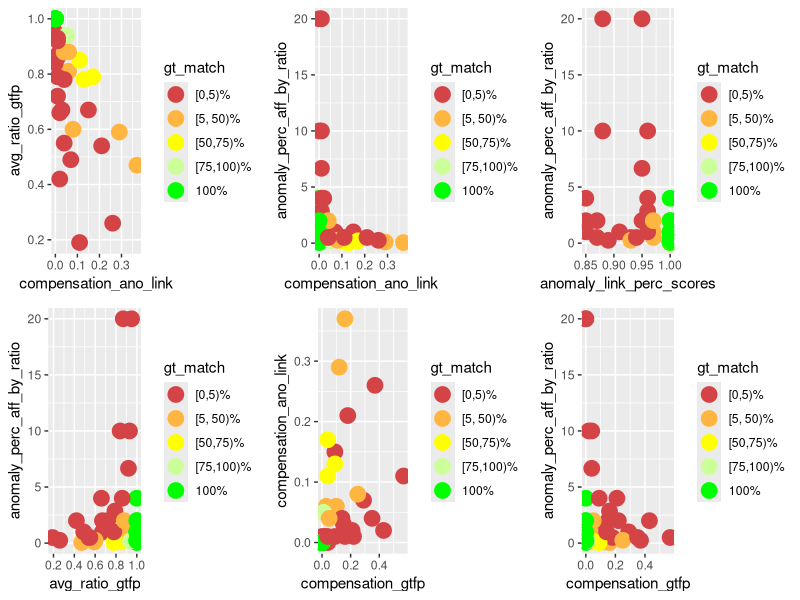
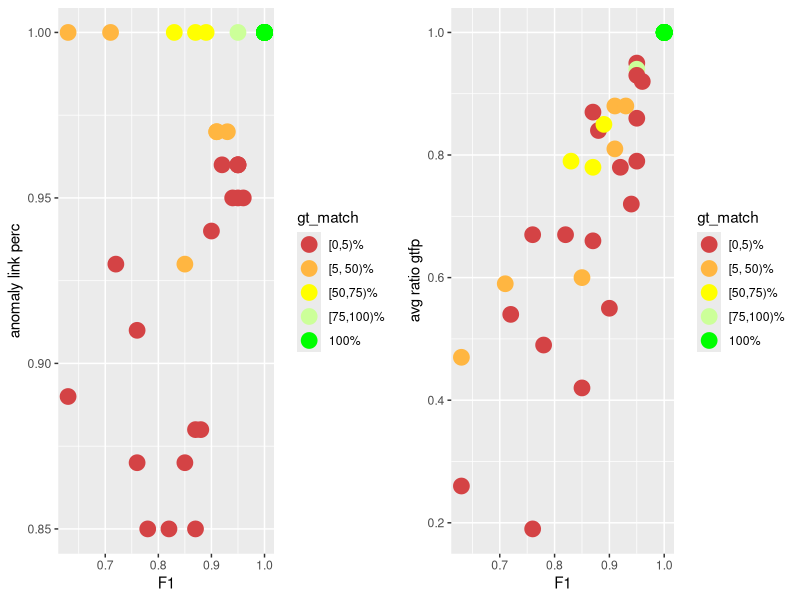
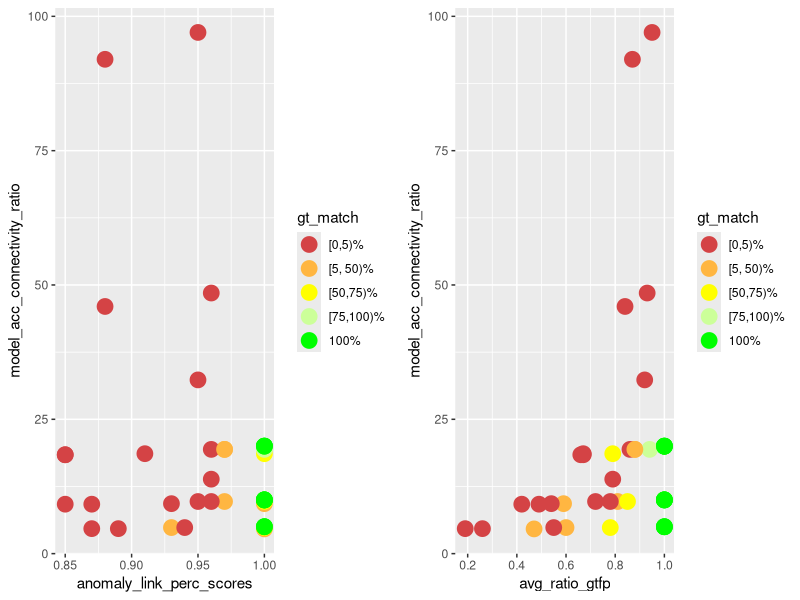
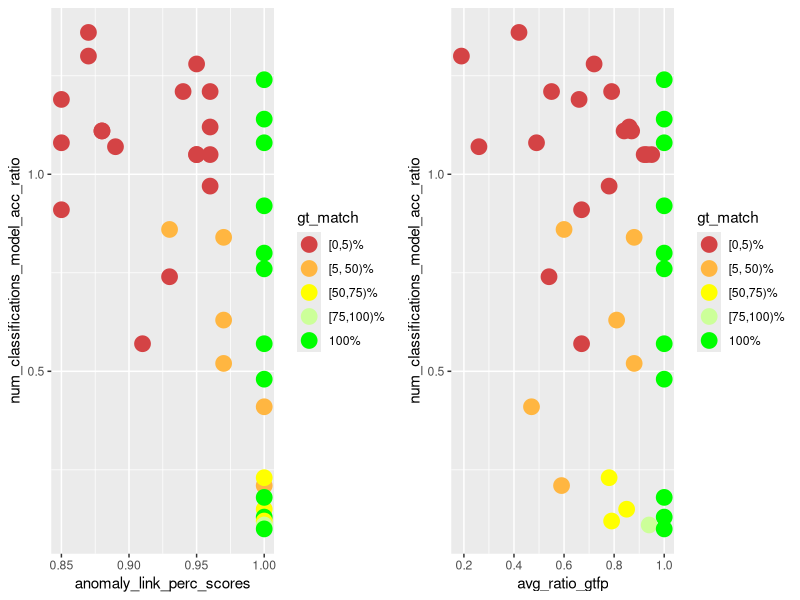
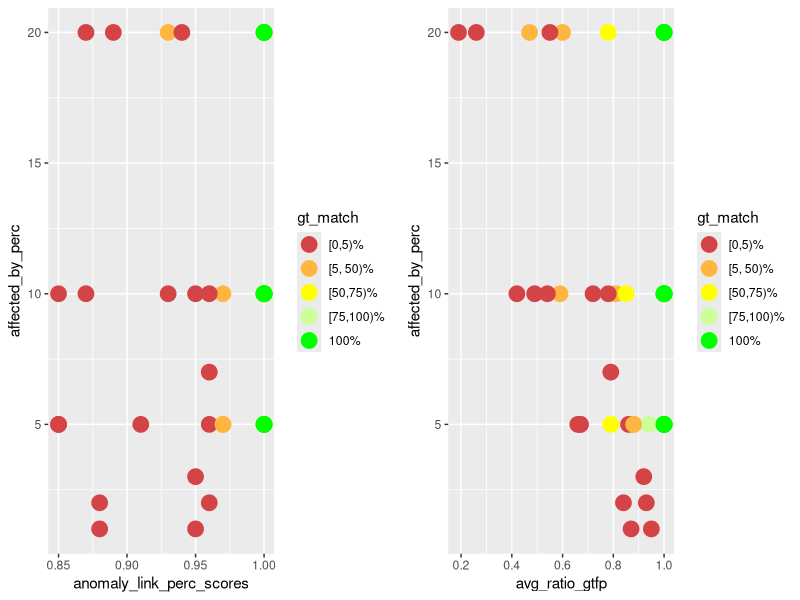

Here is the R script that generated these plots, in order:
library(ggplot2)
library(gridExtra)

PT_DEF <- geom_point(size=5)
COLOR_VALS <- c("#d44345", "#ffb641", "#ffff00", "#ccff99", "#00ff00")

gen_multi_plot_six <- function(
        pp1, pp2, pp3, pp4, pp5, pp6,
        y1, y2, y3, y4, y5, y6,
        x1, x2, x3, x4, x5, x6,
        filename
    ) {
    fpp1 <- pp1 + PT_DEF + xlab(x1) + ylab(y1) + scale_color_manual(values = color_mapping)
    fpp2 <- pp2 + PT_DEF + xlab(x2) + ylab(y2) + scale_color_manual(values = color_mapping)
    fpp3 <- pp3 + PT_DEF + xlab(x3) + ylab(y3) + scale_color_manual(values = color_mapping)
    fpp4 <- pp4 + PT_DEF + xlab(x4) + ylab(y4) + scale_color_manual(values = color_mapping)
    fpp5 <- pp5 + PT_DEF + xlab(x5) + ylab(y5) + scale_color_manual(values = color_mapping)
    fpp6 <- pp6 + PT_DEF + xlab(x6) + ylab(y6) + scale_color_manual(values = color_mapping)
    combined_plot <- grid.arrange(fpp1, fpp2, fpp3, fpp4, fpp5, fpp6, ncol = 3)
    ggsave(combined_plot, file = filename, width = 12, height = 6)
}

gen_multi_plot_two <- function(
        pp1, pp2, y1, y2, x1, x2, filename
    ) {
    fpp1 <- pp1 + PT_DEF + xlab(x1) + ylab(y1) + scale_color_manual(values = color_mapping)
    fpp2 <- pp2 + PT_DEF + xlab(x2) + ylab(y2) + scale_color_manual(values = color_mapping)
    combined_plot <- grid.arrange(fpp1, fpp2, ncol = 2)
    ggsave(combined_plot, file = filename, width = 12, height = 6)
}

# actual compensation insights

input <- read.csv(
    file = "meta_analysis.csv", header = TRUE, sep = ",", check.name = FALSE
)

# instead of the percentage value factor(gt_match_perc) for which I'd need 100
# colors, I only want to color / group them into 5 groups
LABELS <- c("[0,5)%", "[5, 50)%", "[50,75)%", "[75,100)%", "100%")
color_mapping <- setNames(COLOR_VALS, LABELS)

input$gt_match <- cut(
    input$gt_match_perc,
    breaks = c(0, 5, 50, 75, 100, Inf),
    labels = LABELS,
    include.lowest = TRUE,
    right = FALSE
)

p1 <- ggplot(
    data = input, aes_string(
        x = "compensation_ano_link",
        y = "avg_ratio_gtfp",
        color = "gt_match",
        group = "gt_match"
    )
)

p2 <- ggplot(
    data = input, aes_string(
        x = "compensation_ano_link",
        y = "anomaly_perc_aff_by_ratio",
        color = "gt_match",
        group = "gt_match"
    )
)

p3 <- ggplot(
    data = input, aes_string(
        x = "anomaly_link_perc_scores",
        y = "anomaly_perc_aff_by_ratio",
        color = "gt_match",
        group = "gt_match"
    )
)

p4 <- ggplot(
    data = input, aes_string(
        x = "avg_ratio_gtfp",
        y = "anomaly_perc_aff_by_ratio",
        color = "gt_match",
        group = "gt_match"
    )
)

p5 <- ggplot(
    data = input, aes_string(
        x = "compensation_gtfp",
        y = "compensation_ano_link",
        color = "gt_match",
        group = "gt_match"
    )
)

p6 <- ggplot(
    data = input, aes_string(
        x = "compensation_gtfp",
        y = "anomaly_perc_aff_by_ratio",
        color = "gt_match",
        group = "gt_match"
    )
)

gen_multi_plot_six(
    p1, p2, p3, p4, p5, p6,
    "avg_ratio_gtfp",
    "anomaly_perc_aff_by_ratio",
    "anomaly_perc_aff_by_ratio",
    "anomaly_perc_aff_by_ratio",
    "compensation_ano_link",
    "anomaly_perc_aff_by_ratio",
    "compensation_ano_link",
    "compensation_ano_link",
    "anomaly_link_perc_scores",
    "avg_ratio_gtfp",
    "compensation_gtfp",
    "compensation_gtfp",
    "compensation_analysis.png"
)

p1 <- ggplot(
    data = input, aes_string(
        x = "f1_scores",
        y = "anomaly_link_perc_scores",
        color = "gt_match",
        group = "gt_match"
    )
)

p2 <- ggplot(
    data = input, aes_string(
        x = "f1_scores",
        y = "avg_ratio_gtfp",
        color = "gt_match",
        group = "gt_match"
    )
)

gen_multi_plot_two(
    p1, p2,
    "anomaly link perc",
    "avg ratio gtfp",
    "F1",
    "F1",
    "f1_end_res_corr.png"
)

# model acc - connectivity - performance

p1 <- ggplot(
    data = input, aes_string(
        x = "anomaly_link_perc_scores",
        y = "model_acc_connectivity_ratio",
        color = "gt_match",
        group = "gt_match"
    )
)

p2 <- ggplot(
    data = input, aes_string(
        x = "avg_ratio_gtfp",
        y = "model_acc_connectivity_ratio",
        color = "gt_match",
        group = "gt_match"
    )
)

gen_multi_plot_two(
    p1, p2,
    "model_acc_connectivity_ratio",
    "model_acc_connectivity_ratio",
    "anomaly_link_perc_scores",
    "avg_ratio_gtfp",
    "modelacc_connectivity_performance.png"
)

# how many classifications and how acc models

p1 <- ggplot(
    data = input, aes_string(
        x = "anomaly_link_perc_scores",
        y = "num_classifications_model_acc_ratio",
        color = "gt_match",
        group = "gt_match"
    )
)

p2 <- ggplot(
    data = input, aes_string(
        x = "avg_ratio_gtfp",
        y = "num_classifications_model_acc_ratio",
        color = "gt_match",
        group = "gt_match"
    )
)

gen_multi_plot_two(
    p1, p2,
    "num_classifications_model_acc_ratio",
    "num_classifications_model_acc_ratio",
    "anomaly_link_perc_scores",
    "avg_ratio_gtfp",
    "num_classifications_model_acc.png"
)

# affected_by against perf

p1 <- ggplot(
    data = input, aes_string(
        x = "anomaly_link_perc_scores",
        y = "affected_by_perc",
        color = "gt_match",
        group = "gt_match"
    )
)

p2 <- ggplot(
    data = input, aes_string(
        x = "avg_ratio_gtfp",
        y = "affected_by_perc",
        color = "gt_match",
        group = "gt_match"
    )
)

gen_multi_plot_two(
    p1, p2,
    "affected_by_perc",
    "affected_by_perc",
    "anomaly_link_perc_scores",
    "avg_ratio_gtfp",
    "aff_by_perf.png"
)
